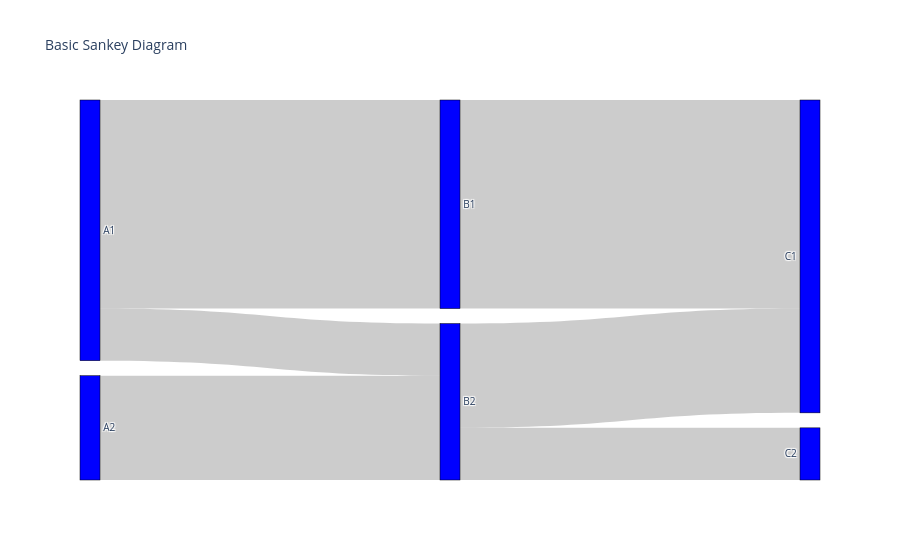

Notebook source saved alongside this figure:
### Markdown cell above
# Sankey diagram

### Code cell
import plotly.graph_objects as go

fig = go.Figure(data=[go.Sankey(
    node = dict(
      pad = 15,
      thickness = 20,
      line = dict(color = "black", width = 0.5),
      label = ["A1", "A2", "B1", "B2", "C1", "C2"],
      color = "blue"
    ),
    link = dict(
      source = [0, 1, 0, 2, 3, 3], # indices correspond to labels, eg A1, A2, A1, B1, ...
      target = [2, 3, 3, 4, 4, 5],
      value = [8, 4, 2, 8, 4, 2]
  ))])

fig.update_layout(title_text="Basic Sankey Diagram", font_size=10)
fig.show()

### Figure 1 — Plotly figure (JSON) as saved in the notebook; plotly's stock layout.template omitted (floating-point values rounded to 4 significant figures)
{"data": [{"link": {"source": [0, 1, 0, 2, 3, 3], "target": [2, 3, 3, 4, 4, 5], "value": [8, 4, 2, 8, 4, 2]}, "node": {"color": "blue", "label": ["A1", "A2", "B1", "B2", "C1", "C2"], "line": {"color": "black", "width": 0.5}, "pad": 15, "thickness": 20}, "type": "sankey"}], "layout": {"font": {"size": 10}, "title": {"text": "Basic Sankey Diagram"}}}
